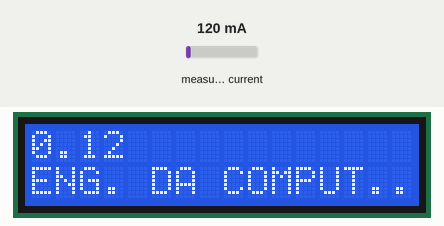
The sketch below on a simulated ESP32. Shown: 16×2 character LCD. The test bench sets the inputs (shaded band); at power-on: measured current 120 mA.

Above: at 1.2 s.
1.3 s: measured current set to 40 mA
At 4.4 s:
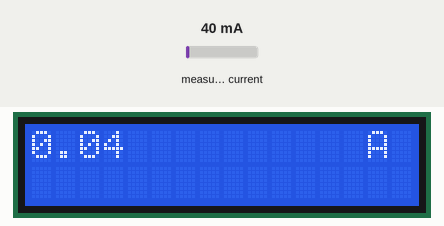
8.6 s: measured current set to 500 mA
At 13.7 s:
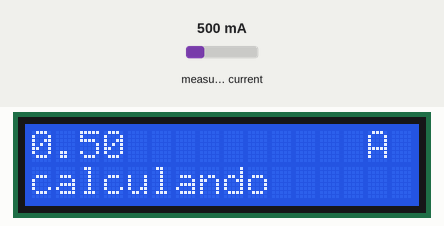
14.6 s: measured current set to 1000 mA
At 15.5 s:
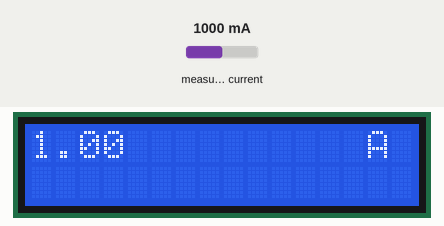
Timing chart, 0 to 17.6 s (numbered marks = the images above; inputs shaded):
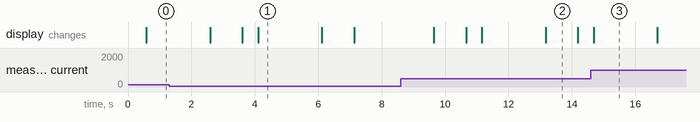

The sketch:

testeLCD01.ino
```cpp
#include <Wire.h>
#include <LiquidCrystal_I2C.h>
#include "EmonLib.h"


EnergyMonitor SCT013;
LiquidCrystal_I2C lcd(0x27, 16, 2);

int pinSCT = 15;
int tensao = 110;
int potencia;


void setup() {
  SCT013.current(pinSCT, 0.007134121);
 lcd.init();
 lcd.backlight();
 lcd.setCursor(3, 0);
 lcd.print("");
 lcd.setCursor(0, 1);
 lcd.print("ENG. DA COMPUT..");
}

void loop() {

double Irms = SCT013.calcIrms(4096);
 lcd.setCursor(0, 0);
 lcd.print(Irms);
 delay(2000);
 lcd.setCursor(0, 1);
 lcd.print("calculando");
 delay(1000);
 lcd.setCursor(0, 1);
 lcd.print("                     ");
  lcd.setCursor(14, 0);
  lcd.print("A");
}
```

Measured:
- after the input at 8.6 s, the display: first differs from a run without the input after 2.6 s (image 2 shows a later state)
- after the input at 14.6 s, the display: changes after 0.09 s (image 3)
- what the display in image 1 shows lasts 2.0 s, from 4.1 s to 6.1 s
- what the display in image 2 shows lasts 1.0 s, from 13.2 s to 14.2 s
